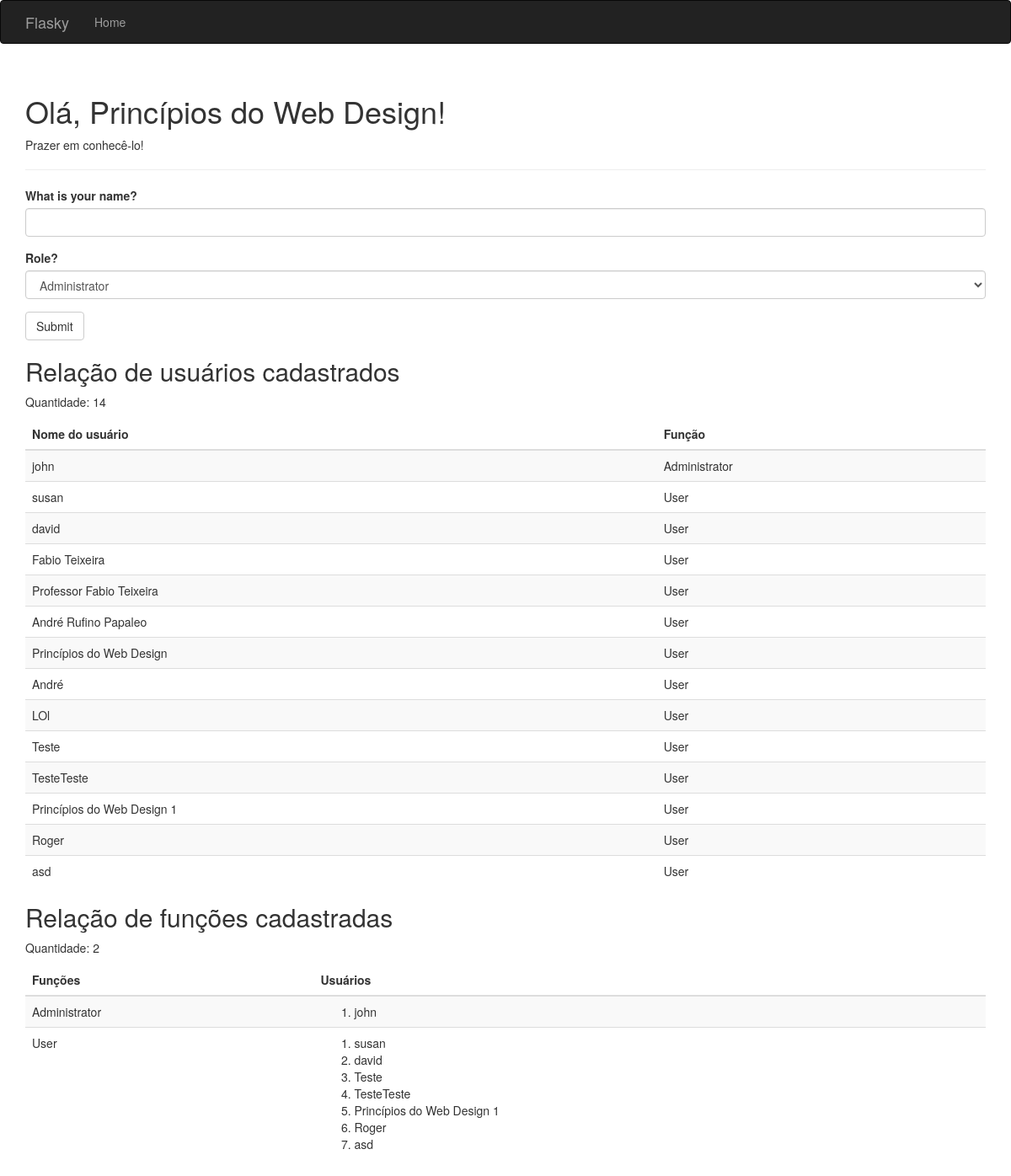
Before: / with the older database file.
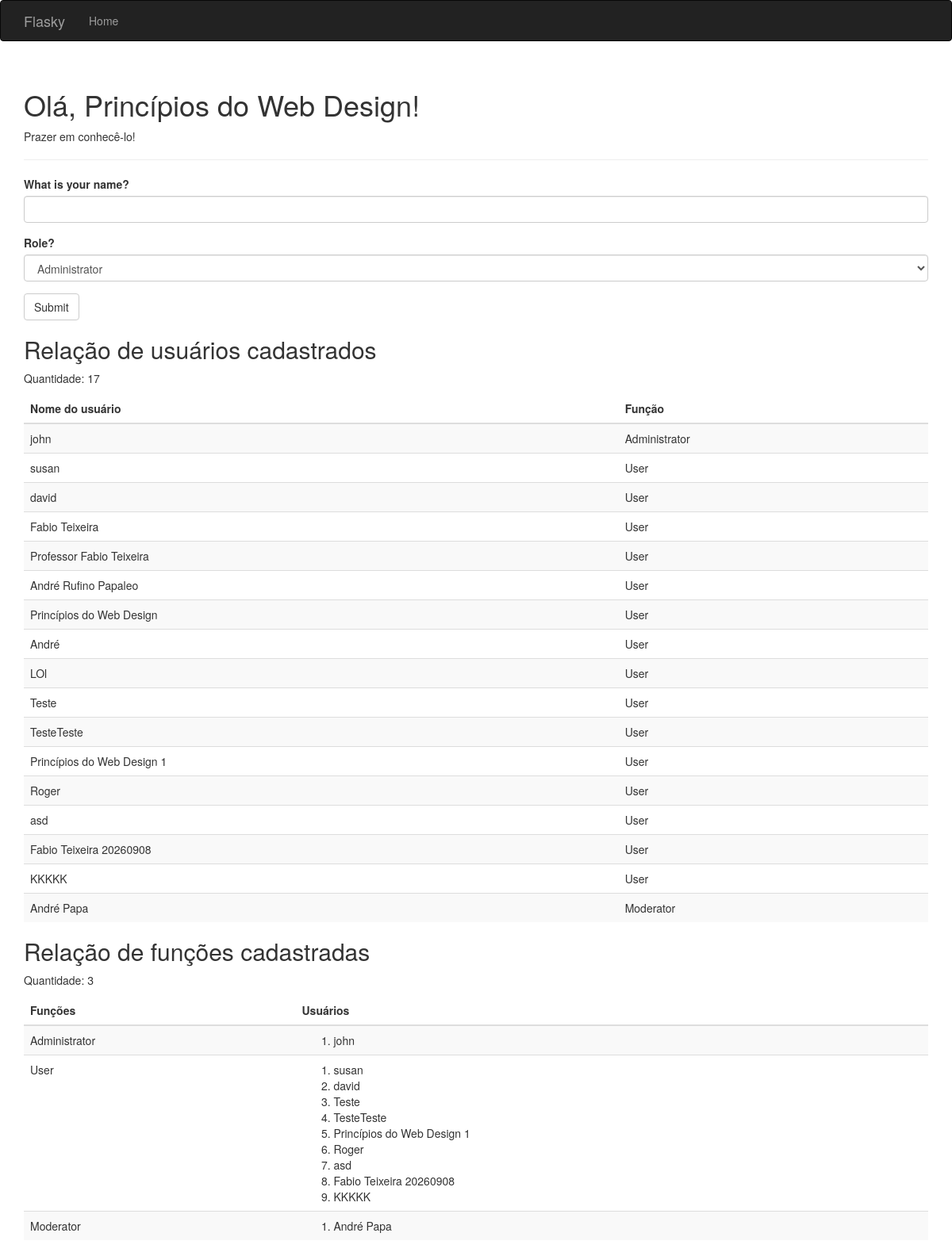
After: the same page with the newer database file.
### hello.py (models this page shows, shortened)
class User(db.Model):
    __tablename__ = 'users'
    id = db.Column(db.Integer, primary_key=True)
    username = db.Column(db.String(64), unique=True, index=True)
    role_id = db.Column(db.Integer, db.ForeignKey('roles.id'))

class Role(db.Model):
    __tablename__ = 'roles'
    id = db.Column(db.Integer, primary_key=True)
    name = db.Column(db.String(64), unique=True)
    users = db.relationship('User', backref='role', lazy='dynamic')

### hello.py (the view, shortened to what this page needs)
@app.route('/', methods=['GET', 'POST'])
def index():
    form = NameForm()
    form.role.choices = [(r.id, r.name) for r in Role.query.order_by(Role.name).all()]
    users_list = User.query.all()
    roles_list = Role.query.all()
    return render_template('index.html', form=form, name=session.get('name'),
                           known=session.get('known', False),
                           users=users_list, roles=roles_list)

### hello.py
class NameForm(FlaskForm):
    name = StringField('What is your name?', validators=[DataRequired()])
    role = SelectField('Role?', coerce=int)
    submit = SubmitField('Submit')

### templates/index.html (shortened to what this page needs)
{% extends "base.html" %}
{% import "bootstrap/wtf.html" as wtf %}
{% block page_content %}
<div class="page-header">
    <h1>Olá, {% if name %}{{ name }}{% else %}Princípios do Web Design{% endif %}!</h1>
    {% if not known %}
    <p>Prazer em conhecê-lo!</p>
    {% else %}
    <p>Feliz em vê-lo novamente!</p>
    {% endif %}
</div>
{{ wtf.quick_form(form) }}
<div class="mt-5">
    <h2>Relação de usuários cadastrados</h2>
    <p>Quantidade: {{ users|length }}</p>
    <table class="table table-striped table-hover mt-3">
        <thead>
            <tr>
                <th scope="col">Nome do usuário</th>
                <th scope="col">Função</th>
            </tr>
        </thead>
        <tbody>
            {% for u in users %}
            <tr>
                <td>{{ u.username }}</td>
                <td>{{ u.role.name if u.role else 'User' }}</td>
            </tr>
            {% endfor %}
        </tbody>
    </table>
</div>
<div class="mt-5">
    <h2>Relação de funções cadastradas</h2>
    <p>Quantidade: {{ roles|length }}</p>
    <table class="table table-striped table-hover mt-3">
        <thead>
            <tr>
                <th scope="col">Funções</th>
                <th scope="col">Usuários</th>
            </tr>
        </thead>
        <tbody>
            {% for r in roles %}
            <tr>
                <td>{{ r.name }}</td>
                <td>
                    <ol style="margin-bottom: 0;">
                    {% for u in r.users %}
                        <li>{{ u.username }}</li>
                    {% endfor %}
                    </ol>
                </td>
            </tr>
            {% endfor %}
        </tbody>
    </table>
</div>
{% endblock %}

Changed rows visible on the page:
added User: username "Fabio Teixeira 20260908", role "User"
added User: username "KKKKK", role "User"
added User: username "André Papa", role "Moderator"
added Role: name "Moderator"
Other visible differences:
{{ users|length }}: "14" → "17"
{{ roles|length }}: "2" → "3"
